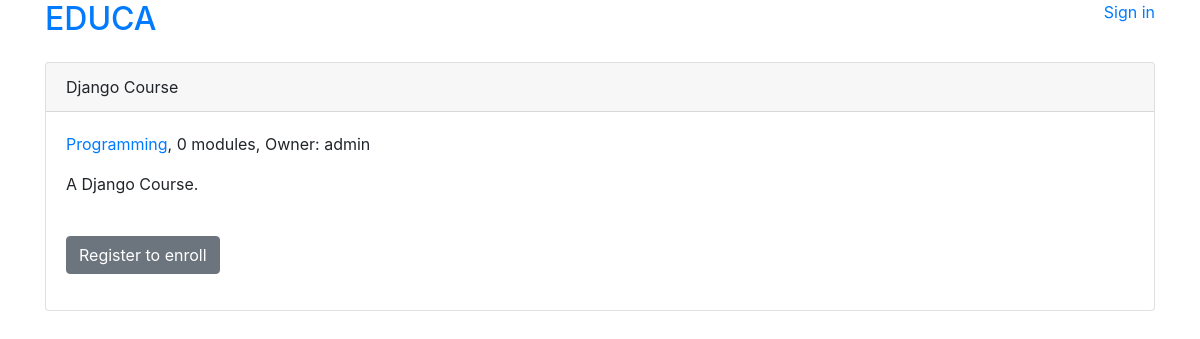
The page /courses/django-course/ on the database its author committed.
### courses/models.py (models this page shows, shortened)
class Course(models.Model):
    owner = models.ForeignKey(
        get_user_model(), related_name="courses", on_delete=models.CASCADE
    )
    subject = models.ForeignKey(
        Subject, related_name="courses", on_delete=models.CASCADE
    )
    students = models.ManyToManyField(
        get_user_model(), related_name="courses_enrolled", blank=True
    )
    title = models.CharField(max_length=250)
    slug = models.SlugField(max_length=250, unique=True)
    overview = models.TextField()
    created = models.DateTimeField(auto_now_add=True)
    updated = models.DateTimeField(auto_now=True)
    class Meta:
        ordering = ("-created",)

class Subject(models.Model):
    title = models.CharField(max_length=250)
    slug = models.SlugField(max_length=250, unique=True)
    class Meta:
        ordering = ("title",)

### courses/views.py (the view)
# urls.py: path("<slug:slug>/", views.CourseDetailView.as_view(), name="course_detail_slug"),
class CourseDetailView(DetailView):
    model = Course
    template_name = "courses/course/detail.html"
    def get_context_data(self, **kwargs):
        context = super(CourseDetailView, self).get_context_data(**kwargs)
        context["enroll_form"] = CourseEnrollForm(initial={"course": self.object})
        return context

### courses/templates/courses/course/detail.html
{% extends "base.html" %}
{% block content %}
<div class="card">
    <div class="card-header">
        {{ object.title }}
    </div>
    <div class="card-body">
        <p class="card-text">
            <a href="{% url "courses:course_list_subject" object.subject.slug %}">{{ object.subject.title }}</a>, {{ object.modules.count }} modules, Owner: {{ object.owner.username }}
            <br>
            {{ object.overview|linebreaks }}
            <br>
            {% if request.user.is_authenticated %}
            <form action="{% url "students:student_enroll_course" %}" method="post">
                {{ enroll_form }}
                {% csrf_token %}
                <input type="submit" class="btn btn-primary" value="Enroll now">
            </form>
            {% else %}
                <a href="{% url "students:student_registration" %}" class="btn btn-secondary">
                    Register to enroll
                </a>
            {% endif %}
        </p>
    </div>
</div>
{% endblock %}

### rows shown on the page
Course: title "Django Course", subject "Programming", modules.count "0", owner.username "admin", overview "A Django Course."
